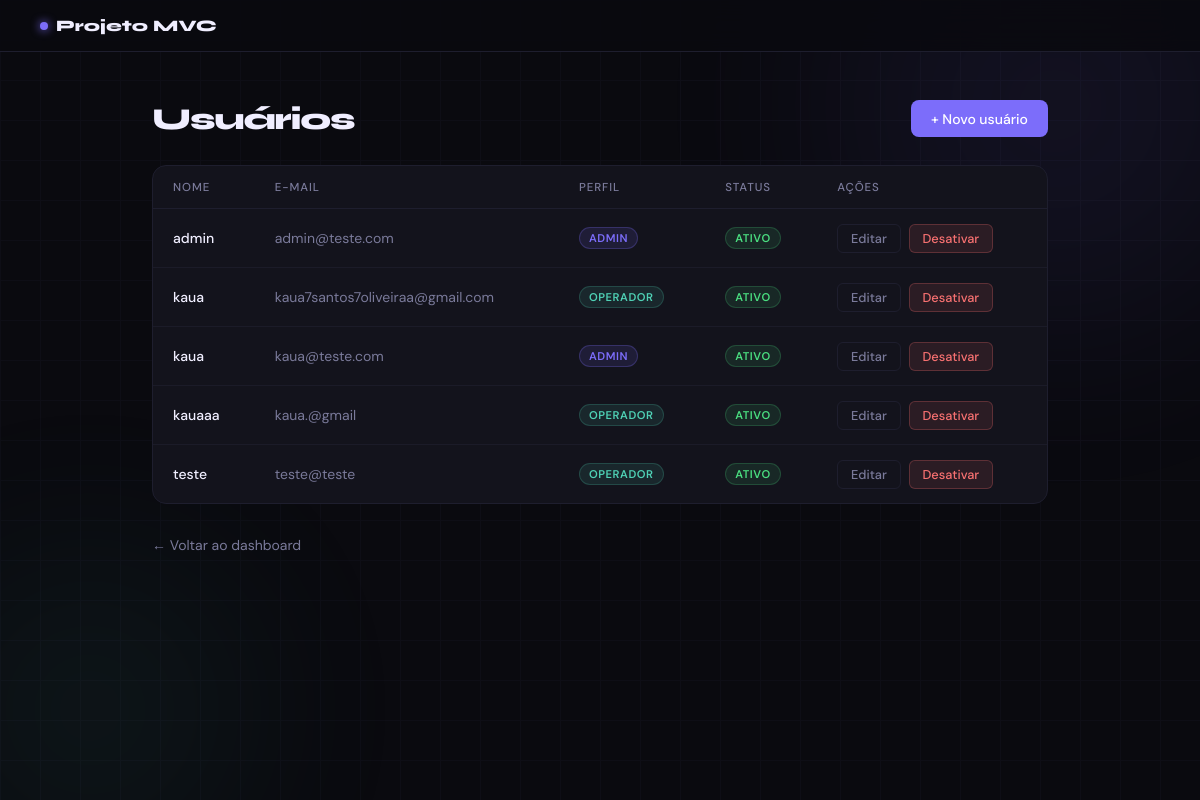
The page /usuarios/ (signed in) on the database as committed earlier.
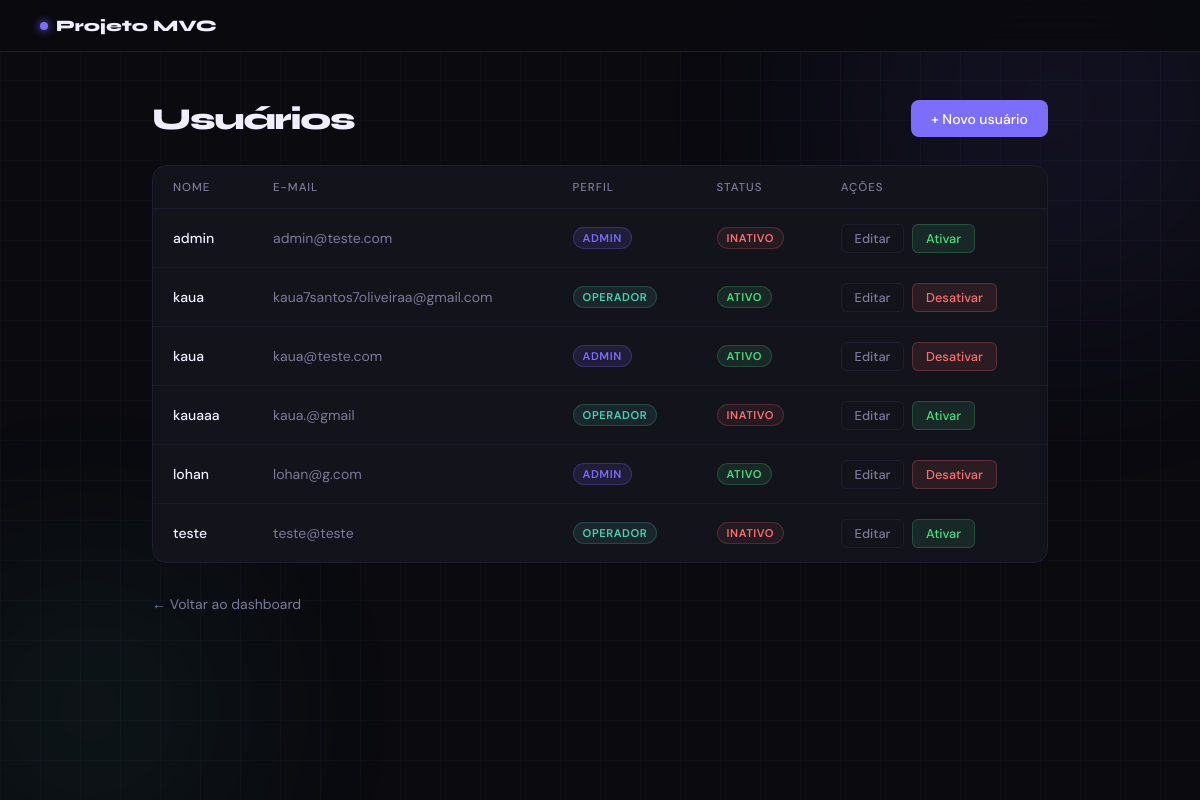
The same page on the database as committed later.
### app/models/usuario.py (models this page shows)
class Usuario(Base):
    __tablename__ = "usuarios"
    id = Column(Integer, primary_key=True, autoincrement=True)
    nome = Column(String(167), nullable=False)
    email = Column(String(167), unique=True, index=True, nullable=False)
    senha_hash = Column(String(255), nullable=False)
    role = Column(String(20), nullable=False, default="operador")
    ativo = Column(Boolean, default=True)
    criado_em = Column(DateTime, server_default=func.now())

### app/controllers/admin_controller.py (the view)
@router.get("/")
def listar_usuarios(request: Request,
                    db: Session = Depends(get_db),
                    admin = Depends(get_admin)# Bloqueia o acesso para usuarios que nao sejam admin
                    ):
    usuarios = db.query(Usuario).order_by(Usuario.nome).all()
    return templates.TemplateResponse(
        request,
        "usuarios/index.html",
        {"request": request,
         "admin": admin,
         "usuarios": usuarios}
    )

### app/templates/usuarios/index.html (shortened to what this page needs)
<!DOCTYPE html>
<html lang="pt-br">
<head>
</head>
<body>
<div class="blob blob-2"></div>
<nav>
  <a href="/" class="nav-logo">
    <span class="dot"></span>
    Projeto MVC
  </a>
</nav>
<main>
  <div class="page-header">
    <h1>Usuários</h1>
    <a href="/usuarios/novo" class="btn-new">+ Novo usuário</a>
  </div>
  <div class="table-wrap">
    <table>
      <thead>
        <tr>
          <th>Nome</th>
          <th>E-mail</th>
          <th>Perfil</th>
          <th>Status</th>
          <th>Ações</th>
        </tr>
      </thead>
      <tbody>
        {% for u in usuarios %}
        <tr>
          <td>{{ u.nome }}</td>
          <td>{{ u.email }}</td>
          <td>
            <span class="badge {% if u.role == 'admin' %}badge-admin{% else %}badge-user{% endif %}">
              {{ u.role }}
            </span>
          </td>
          <td>
            <span class="badge {% if u.ativo %}badge-ativo{% else %}badge-inativo{% endif %}">
              {{ "Ativo" if u.ativo else "Inativo" }}
            </span>
          </td>
          <td>
            <div class="actions-cell">
              <a href="/usuarios/{{ u.id }}/editar" class="btn-edit">Editar</a>
              <form action="/usuarios/{{ u.id }}/toggle-ativo" method="post" style="display:inline">
                <button type="submit" class="btn-toggle {% if u.ativo %}btn-desativar{% else %}btn-ativar{% endif %}">
                  {{ "Desativar" if u.ativo else "Ativar" }}
                </button>
              </form>
            </div>
          </td>
        </tr>
        {% endfor %}
      </tbody>
    </table>
  </div>
  <a href="/" class="back-link">← Voltar ao dashboard</a>
</main>
</body>
</html>

### app/templates/usuarios/index.html (style rules this page uses)
*, *::before, *::after { box-sizing: border-box; margin: 0; padding: 0; }
:root { --bg: #0a0a0f; --surface: #111118; --border: #1e1e2e; --accent: #7c6dfa; --accent2: #4fd1b5; --text: #f0eeff; --muted: #7a7a9a; --card-bg: #13131c; --danger: #f87171; }
body { font-family: 'DM Sans', sans-serif; background: var(--bg); color: var(--text); min-height: 100vh; }
body::before { content: ''; position: fixed; inset: 0; background-image: linear-gradient(var(--border) 1px, transparent 1px), linear-gradient(90deg, var(--border) 1px, transparent 1px); background-size: 40px 40px; opacity: 0.25; pointer-events: none; z-index: 0; }
.blob { position: fixed; border-radius: 50%; filter: blur(110px); opacity: 0.08; pointer-events: none; z-index: 0; }
.blob-2 { width: 300px; height: 300px; background: var(--accent2); bottom: -60px; left: -60px; }
nav { position: sticky; top: 0; z-index: 100; display: flex; align-items: center; justify-content: space-between; padding: 1rem 2.5rem; background: rgba(10, 10, 15, 0.88); backdrop-filter: blur(16px); border-bottom: 1px solid var(--border); }
.nav-logo { font-family: 'Syne', sans-serif; font-weight: 800; font-size: 1rem; color: var(--text); text-decoration: none; display: flex; align-items: center; gap: 8px; }
.nav-logo .dot { width: 8px; height: 8px; border-radius: 50%; background: var(--accent); box-shadow: 0 0 10px var(--accent); }
main { position: relative; z-index: 1; max-width: 960px; margin: 0 auto; padding: 3rem 2rem 5rem; }
.page-header { display: flex; align-items: center; justify-content: space-between; margin-bottom: 1.75rem; opacity: 0; animation: fadeUp 0.5s ease 0.1s forwards; }
.page-header h1 { font-family: 'Syne', sans-serif; font-weight: 800; font-size: 1.9rem; letter-spacing: -0.04em; }
.btn-new { font-family: 'DM Sans', sans-serif; font-size: 0.875rem; font-weight: 500; color: #fff; background: var(--accent); border: none; border-radius: 8px; padding: 0.6rem 1.25rem; cursor: pointer; text-decoration: none; transition: opacity 0.2s, transform 0.2s; display: inline-flex; align-items: center; gap: 6px; }
.table-wrap { background: var(--card-bg); border: 1px solid var(--border); border-radius: 14px; overflow: hidden; opacity: 0; animation: fadeUp 0.6s ease 0.3s forwards; }
table { width: 100%; border-collapse: collapse; font-size: 0.875rem; }
thead tr { border-bottom: 1px solid var(--border); }
thead th { padding: 0.85rem 1.25rem; text-align: left; font-size: 0.72rem; font-weight: 500; letter-spacing: 0.08em; text-transform: uppercase; color: var(--muted); }
tbody tr { border-bottom: 1px solid rgba(30, 30, 46, 0.7); transition: background 0.15s; }
tbody tr:last-child { border-bottom: none; }
td { padding: 0.9rem 1.25rem; color: var(--muted); vertical-align: middle; }
td:first-child { color: var(--text); font-weight: 500; }
.badge { display: inline-block; font-size: 0.7rem; font-weight: 600; letter-spacing: 0.05em; text-transform: uppercase; padding: 3px 9px; border-radius: 20px; }
.badge-admin { background: rgba(124, 109, 250, 0.12); color: var(--accent); border: 1px solid rgba(124, 109, 250, 0.25); }
.badge-user { background: rgba(79, 209, 181, 0.1); color: var(--accent2); border: 1px solid rgba(79, 209, 181, 0.2); }
.badge-ativo { background: rgba(74, 222, 128, 0.1); color: #4ade80; border: 1px solid rgba(74, 222, 128, 0.2); }
.badge-inativo { background: rgba(248, 113, 113, 0.08); color: var(--danger); border: 1px solid rgba(248, 113, 113, 0.2); }
.actions-cell { display: flex; align-items: center; gap: 0.5rem; }
.btn-edit { font-family: 'DM Sans', sans-serif; font-size: 0.8rem; font-weight: 500; color: var(--muted); background: transparent; border: 1px solid var(--border); border-radius: 6px; padding: 0.32rem 0.8rem; cursor: pointer; text-decoration: none; transition: color 0.2s, border-color 0.2s; }
.btn-toggle { font-family: 'DM Sans', sans-serif; font-size: 0.8rem; font-weight: 500; border-radius: 6px; padding: 0.32rem 0.8rem; cursor: pointer; border: 1px solid transparent; transition: opacity 0.2s; }
.btn-desativar { background: rgba(248, 113, 113, 0.1); color: var(--danger); border-color: rgba(248, 113, 113, 0.25); }
.btn-ativar { background: rgba(74, 222, 128, 0.1); color: #4ade80; border-color: rgba(74, 222, 128, 0.22); }
.back-link { display: inline-flex; align-items: center; gap: 6px; margin-top: 2rem; font-size: 0.875rem; color: var(--muted); text-decoration: none; transition: color 0.2s; opacity: 0; animation: fadeUp 0.5s ease 0.5s forwards; }

Rows that differ between the two databases and show on the page:
changed Usuario "admin": ativo "ATIVO" → "INATIVO"; ativo "Desativar" → "Ativar"
changed Usuario "kauaaa": ativo "ATIVO" → "INATIVO"; ativo "Desativar" → "Ativar"
added Usuario: nome "lohan", email "lohan@g.com", role "ADMIN", ativo "ATIVO", ativo "Desativar"
changed Usuario "teste": ativo "ATIVO" → "INATIVO"; ativo "Desativar" → "Ativar"
